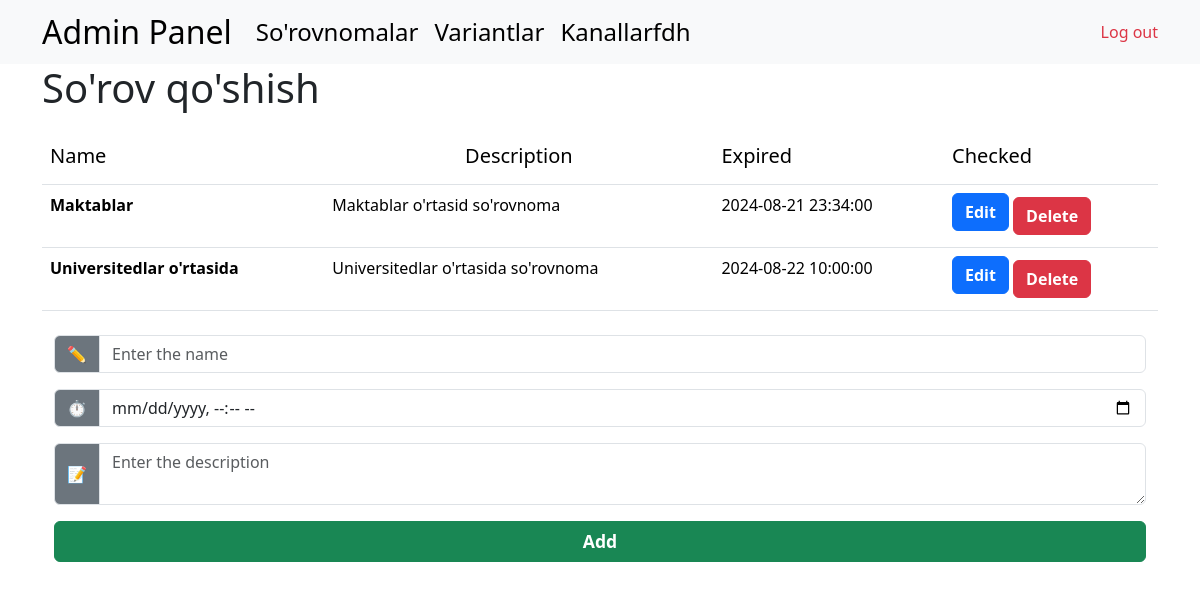
Page /pages/home.php on the committed database.
### tables this page shows
CREATE TABLE `surveys` (
  `id` int NOT NULL AUTO_INCREMENT,
  `name` varchar(255) NOT NULL,
  `desc` text,
  `expired_at` datetime DEFAULT NULL,
  PRIMARY KEY (`id`),
  UNIQUE KEY `id` (`id`)
);

### src/DB.php (called while the page is built, shortened)
<?php
class DB
{
    public static function connect(): PDO
    {
        $dsn = "{$_ENV['DB_CONNECTION']}:host={$_ENV['DB_HOST']};dbname={$_ENV['DB_NAME']}";
        return new PDO($dsn, $_ENV['DB_USERNAME'], $_ENV['DB_PASSWORD']);
    }
}

### src/Surveys.php (called while the page is built, shortened)
<?php
require_once "src/DB.php";
class Surveys
{
    private PDO $pdo;
    public function __construct()
    {
        $this->pdo = DB::connect();
    }
    public function getSurveys (): false|array
    {
        $stmt = $this->pdo->prepare("SELECT * FROM surveys");
        $stmt->execute();
        return $stmt->fetchAll(PDO::FETCH_ASSOC);
    }
}

### pages/home.php (the view, shortened to what this page needs)
<!DOCTYPE html>
<html lang="en">
<head>
    <?php
    require "pages/partials/link.php";
    ?>
</head>
<body>
    <?php
        require "pages/partials/navbar.php";
    ?>
    <div class="container">
        <h1>So'rov qo'shish</h1>
    </div>
    <div class="container mt-4">
        <form action="/home" method="post">
            <table class="table mt-4">
                <thead>
                    <tr>
                        <th><h5>Name</h5></th>
                        <th style="text-align: center"><h5>Description</h5></th>
                        <th><h5>Expired</h5></th>
                        <th><h5>Checked</h5></th>
                    </tr>
                </thead>
                <tbody>
                <?php $posts = (new Surveys())->getSurveys(); ?>
                    <?php $editId = $_GET['editId'] ?? NULL; ?>
                        <?php if (!empty($posts)): ?>
                            <?php foreach ($posts as $post): ?>
                                <tr>
                                    <td>
                                        <?php if ($editId == $post['id']): ?>
                                            <input type="hidden" name="editId" value="<?= $post['id']; ?>">
                                            <input type="text" name="editName" value="<?= $post['name']; ?>" style="margin-bottom: 0.5rem;" required>
                                            <button type="submit" class="btn btn-success"><b>Save</b></button>
                                            <a href="/home" class="btn btn-secondary"><b>Cancel</b></a>
                                        <?php else: ?>
                                            <b><?= $post['name']; ?></b>
                                        <?php endif; ?>
                                    </td>
                                    <td><?= $post['desc']; ?></td>
                                    <td><?= $post['expired_at']; ?></td>
                                    <td>
                                        <a href="/home?editId=<?= $post['id']; ?>" class="btn btn-primary btn-spacing" style="margin-bottom: 0.5rem;">
                                            <i class="bi bi-pencil-square"></i> <b>Edit</b>
                                        </a>
                                        <a href="/home&delete?id=<?= $post['id']; ?>" class="btn btn-danger">
                                            <i class="bi bi-trash3-fill"></i> <b>Delete</b>
                                        </a>
                                    </td>
                                </tr>
                            <?php endforeach; ?>
                        <?php endif; ?>
                </tbody>
            </table>
        </form>
        <form method="post" action="/add">
            <div class="container mt-4">
                <div class="mb-3">
                    <div class="input-group mb-3">
                        <span class="input-group-text input-group-text-custom">✏️</span>
                        <input type="text" class="form-control form-control-custom" placeholder="Enter the name" name="surveys"
                               <?php if (!$editId): ?>required <?php endif; ?>>
                    </div>
                    <div class="input-group mb-3 w-100">
                        <span class="input-group-text input-group-text-custom">⏱</span>
                        <input type="datetime-local" class="form-control" name="expired_at" placeholder="Enter the expiration date"
                               <?php if (!$editId): ?>required <?php endif; ?>>
                    </div>
                    <div class="input-group mb-3">
                        <span class="input-group-text input-group-text-custom">📝</span>
                        <textarea class="form-control form-control-textarea-custom" placeholder="Enter the description" name="desc"
                                  <?php if (!$editId): ?>required <?php endif; ?>></textarea>
                    </div>
                    <div class="d-grid">
                        <button class="btn btn-success btn-custom" type="submit"><b>Add</b></button>
                    </div>
                </div>
            </div>
        </form>
    </div>
</body>
</html>

### pages/home.php (style rules this page uses)
.input-group-text-custom { background-color: #6c757d; color: #ffffff; border-radius: 0.375rem 0 0 0.375rem; }
.form-control-custom { border-radius: 0 0.375rem 0.375rem 0; }
.form-control-textarea-custom { border-radius: 0.375rem; min-height: 120px; }
.btn-custom { border-radius: 0.375rem; font-size: 1.1rem; font-weight: 600; transition: all 0.2s; }

### rows in the picture
surveys: name "Maktablar", desc "Maktablar o'rtasid so'rovnoma", expired_at "2024-08-21 23:34:00"
surveys: name "Universitedlar o'rtasida", desc "Universitedlar o'rtasida so'rovnoma", expired_at "2024-08-22 10:00:00"
